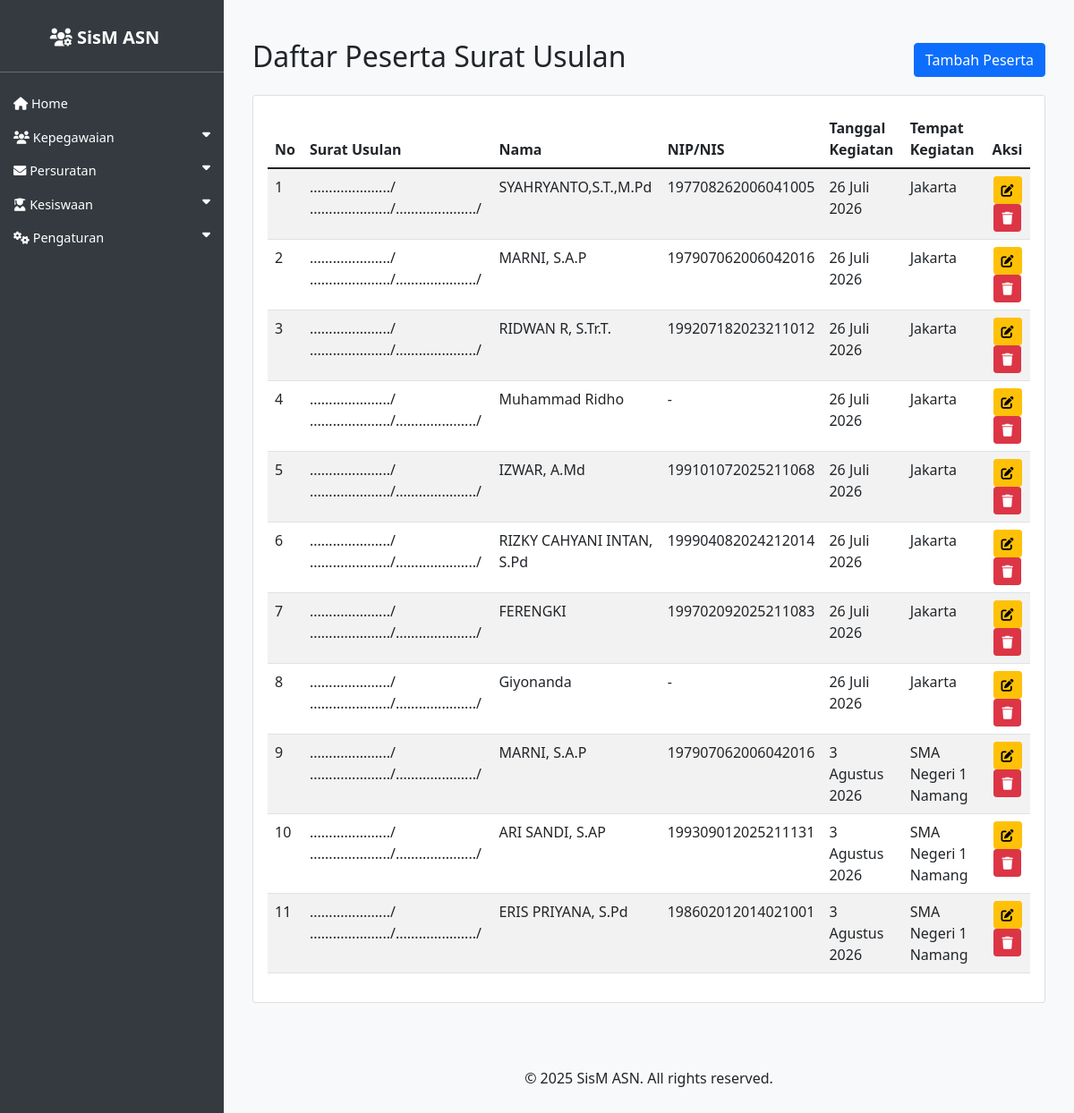
The app's page /asn/peserta-surat-usulan/ with its own data.
### asn_app/models.py (models this page shows, shortened)
class PesertaSuratUsulan(models.Model):
    surat_usulan = models.ForeignKey(SuratUsulan, on_delete=models.CASCADE, related_name='peserta_surat_usulan')
    pegawai = models.ForeignKey(ASN, on_delete=models.SET_NULL, null=True, blank=True, verbose_name='Pegawai')
    siswa = models.ForeignKey('Siswa', on_delete=models.SET_NULL, null=True, blank=True, verbose_name='Siswa')
    tanggal_kegiatan = models.DateField(verbose_name='Tanggal Kegiatan', blank=True, null=True)
    tempat_kegiatan = models.CharField(max_length=255, verbose_name='Tempat Kegiatan', blank=True)
    class Meta:
        ordering = ['id']

class SuratUsulan(models.Model):
    kepada = models.CharField(max_length=255)
    dari = models.CharField(max_length=255)
    tanggal = models.DateField()
    nomor = models.CharField(max_length=255)
    sifat = models.CharField(max_length=255)
    lampiran = models.CharField(max_length=255)
    hal = models.CharField(max_length=255)
    dasar_surat = models.TextField(verbose_name='Dasar Surat')
    isi_surat = models.TextField(null=True, blank=True, default='')
    penutup_surat = models.TextField()
    penanda_tangan = models.ForeignKey(ASN, on_delete=models.CASCADE, related_name='penanda_tangan_surat_usulan')
    kop_surat = models.ForeignKey(KopSurat, on_delete=models.CASCADE, null=True, blank=True)
    created_at = models.DateTimeField(auto_now_add=True)
    updated_at = models.DateTimeField(auto_now=True)

class ASN(models.Model):
    JENIS_KELAMIN_CHOICES = [
        ('L', 'Laki-laki'),
        ('P', 'Perempuan'),
    ]
    AGAMA_CHOICES = [
        ('ISLAM', 'Islam'),
        ('KRISTEN', 'Kristen'),
        ('KATOLIK', 'Katolik'),
        ('HINDU', 'Hindu'),
        ('BUDDHA', 'Buddha'),
        ('KONGHUCU', 'Konghucu'),
    ]
    nip = models.CharField(max_length=18, unique=True, null=True, blank=True)
    nama = models.CharField(max_length=100)
    tempat_lahir = models.CharField(max_length=50)
    tanggal_lahir = models.DateField()
    jenis_kelamin = models.CharField(max_length=1, choices=JENIS_KELAMIN_CHOICES)
    agama = models.CharField(max_length=10, choices=AGAMA_CHOICES)
    alamat = models.TextField()
    email = models.EmailField()
    telepon = models.CharField(max_length=15)
    jabatan = models.CharField(max_length=100)
    pangkat = models.CharField(max_length=50, null=True, blank=True)
    golongan = models.CharField(max_length=5, null=True, blank=True)
    nama_istri_suami = models.CharField(max_length=100, blank=True, null=True, verbose_name='Nama Istri/Suami')
    unit_kerja = models.CharField(max_length=100)
    foto = models.ImageField(upload_to='asn_fotos/', blank=True, null=True)
    pendidikan_terakhir = models.CharField(max_length=255, blank=True, verbose_name='Pendidikan Terakhir')
    tmt_pangkat = models.DateField(null=True, blank=True, verbose_name='TMT Pangkat')
    tmt_cpns = models.DateField(null=True, blank=True, verbose_name='TMT CPNS')
    tmt_jabatan = models.DateField(null=True, blank=True, verbose_name='TMT Jabatan')
    created_at = models.DateTimeField(auto_now_add=True)
    updated_at = models.DateTimeField(auto_now=True)

class Siswa(models.Model):
    STATUS_CHOICES = [
        ('Aktif', 'Aktif'),
        ('Lulus', 'Lulus'),
        ('Keluar', 'Keluar'),
        ('DO', 'DO'),
    ]
    nama = models.CharField(max_length=100, null=True, blank=True)
    nis = models.CharField(max_length=20, null=True, blank=True)
    kelas = models.CharField(max_length=20)
    jurusan = models.CharField(max_length=50, null=True, blank=True)
    alamat = models.TextField(null=True, blank=True)
    no_hp = models.CharField(max_length=15, blank=True, null=True)
    nama_orang_tua = models.CharField(max_length=100, blank=True, null=True, verbose_name='Nama Orang Tua')
    foto = models.ImageField(upload_to='siswa_fotos/', blank=True, null=True)
    status = models.CharField(max_length=20, choices=STATUS_CHOICES, default='Aktif')

### asn_app/views.py (the view)
# urls.py: path('peserta-surat-usulan/', views.peserta_surat_usulan_list, name='peserta_surat_usulan_list'),
def peserta_surat_usulan_list(request):
    surat_usulan_id = request.GET.get('surat_usulan')
    peserta_list = PesertaSuratUsulan.objects.select_related('surat_usulan', 'pegawai').all().order_by('surat_usulan__tanggal', 'id')
    surat_usulan = None
    if surat_usulan_id:
        peserta_list = peserta_list.filter(surat_usulan_id=surat_usulan_id)
        surat_usulan = get_object_or_404(SuratUsulan, pk=surat_usulan_id)
    return render(request, 'asn_app/peserta_surat_usulan_list.html', {
        'peserta_list': peserta_list,
        'surat_usulan': surat_usulan,
    })

### asn_app/templates/asn_app/peserta_surat_usulan_list.html (shortened to what this page needs)
{% extends 'asn_app/base.html' %}
{% load indonesian_date_tags %}
{% block content %}
<div class="container mt-4">
    <div class="d-flex justify-content-between align-items-center mb-3">
        <h2>Daftar Peserta Surat Usulan</h2>
        <a href="{% url 'peserta_surat_usulan_create' %}?surat_usulan={{ surat_usulan.pk }}&next={{ request.get_full_path|urlencode }}" class="btn btn-primary">Tambah Peserta</a>
    </div>
    <div class="card">
        <div class="card-body">
            <table class="table table-striped table-hover">
                <thead>
                    <tr>
                        <th>No</th>
                        <th>Surat Usulan</th>
                        <th>Nama</th>
                        <th>NIP/NIS</th>
                        <th>Tanggal Kegiatan</th>
                        <th>Tempat Kegiatan</th>
                        <th class="text-center">Aksi</th>
                    </tr>
                </thead>
                <tbody>
                    {% for peserta in peserta_list %}
                    <tr>
                        <td>{{ forloop.counter }}</td>
                        <td>{{ peserta.surat_usulan.nomor }}</td>
                        <td>
                            {% if peserta.pegawai %}
                                {{ peserta.pegawai.nama }}
                            {% elif peserta.siswa %}
                                {{ peserta.siswa.nama }}
                            {% else %}
                                -
                            {% endif %}
                        </td>
                        <td>
                            {% if peserta.pegawai %}
                                {{ peserta.pegawai.nip }}
                            {% elif peserta.siswa %}
                                {{ peserta.siswa.nis|default:"-" }}
                            {% else %}
                                -
                            {% endif %}
                        </td>
                        <td>{{ peserta.tanggal_kegiatan|indonesian_date:"%d %B %Y"|default:"-" }}</td>
                        <td>{{ peserta.tempat_kegiatan|default:"-" }}</td>
                        <td class="text-center">
                            <a href="{% url 'peserta_surat_usulan_update' peserta.pk %}?next={{ request.get_full_path|urlencode }}" class="btn btn-sm btn-warning"><i class="fas fa-edit"></i> </a>
                            <a href="{% url 'peserta_surat_usulan_delete' peserta.pk %}?next={{ request.get_full_path|urlencode }}" class="btn btn-sm btn-danger"><i class="fas fa-trash"></i> </a>
                        </td>
                    </tr>
                    {% empty %}
                    <tr>
                        <td colspan="7" class="text-center">Tidak ada data peserta surat usulan.</td>
                    </tr>
                    {% endfor %}
                </tbody>
            </table>
        </div>
    </div>
</div>
{% endblock %}

### asn_app/templates/asn_app/base.html (style rules this page uses)
body { display: flex; min-height: 100vh; flex-direction: column; background-color: #f8f9fa; }

### records on screen
PesertaSuratUsulan: surat_usulan.nomor "...................../ ...................../...................../", pegawai.nama "SYAHRYANTO,S.T.,M.Pd", pegawai.nip "197708262006041005", tanggal_kegiatan|indonesian_date "26 Juli 2026", tempat_kegiatan "Jakarta"
PesertaSuratUsulan: surat_usulan.nomor "...................../ ...................../...................../", pegawai.nama "MARNI, S.A.P", pegawai.nip "197907062006042016", tanggal_kegiatan|indonesian_date "26 Juli 2026", tempat_kegiatan "Jakarta"
PesertaSuratUsulan: surat_usulan.nomor "...................../ ...................../...................../", pegawai.nama "RIDWAN R, S.Tr.T.", pegawai.nip "199207182023211012", tanggal_kegiatan|indonesian_date "26 Juli 2026", tempat_kegiatan "Jakarta"
PesertaSuratUsulan: surat_usulan.nomor "...................../ ...................../...................../", siswa.nama "Muhammad Ridho", siswa.nis "-", tanggal_kegiatan|indonesian_date "26 Juli 2026", tempat_kegiatan "Jakarta"
PesertaSuratUsulan: surat_usulan.nomor "...................../ ...................../...................../", pegawai.nama "IZWAR, A.Md", pegawai.nip "199101072025211068", tanggal_kegiatan|indonesian_date "26 Juli 2026", tempat_kegiatan "Jakarta"
PesertaSuratUsulan: surat_usulan.nomor "...................../ ...................../...................../", pegawai.nama "RIZKY CAHYANI INTAN, S.Pd", pegawai.nip "199904082024212014", tanggal_kegiatan|indonesian_date "26 Juli 2026", tempat_kegiatan "Jakarta"
PesertaSuratUsulan: surat_usulan.nomor "...................../ ...................../...................../", pegawai.nama "FERENGKI", pegawai.nip "199702092025211083", tanggal_kegiatan|indonesian_date "26 Juli 2026", tempat_kegiatan "Jakarta"
PesertaSuratUsulan: surat_usulan.nomor "...................../ ...................../...................../", siswa.nama "Giyonanda", siswa.nis "-", tanggal_kegiatan|indonesian_date "26 Juli 2026", tempat_kegiatan "Jakarta"
PesertaSuratUsulan: surat_usulan.nomor "...................../ ...................../...................../", pegawai.nama "MARNI, S.A.P", pegawai.nip "197907062006042016", tanggal_kegiatan|indonesian_date "3 Agustus 2026", tempat_kegiatan "SMA Negeri 1 Namang"
PesertaSuratUsulan: surat_usulan.nomor "...................../ ...................../...................../", pegawai.nama "ARI SANDI, S.AP", pegawai.nip "199309012025211131", tanggal_kegiatan|indonesian_date "3 Agustus 2026", tempat_kegiatan "SMA Negeri 1 Namang"
PesertaSuratUsulan: surat_usulan.nomor "...................../ ...................../...................../", pegawai.nama "ERIS PRIYANA, S.Pd", pegawai.nip "198602012014021001", tanggal_kegiatan|indonesian_date "3 Agustus 2026", tempat_kegiatan "SMA Negeri 1 Namang"
